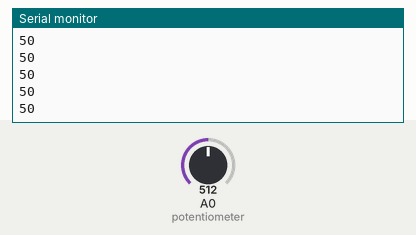
Recording of a sketch running on a simulated Arduino Uno, built with avr-gcc and run on an emulated ATmega328P. Shown: the last lines printed to the serial monitor. Inputs (shaded band) come from the test bench; at power-on: A0 (potentiometer) = 512.

Above: at 1.2 s.
1.3 s: A0 (potentiometer) set to 716
At 2.1 s:
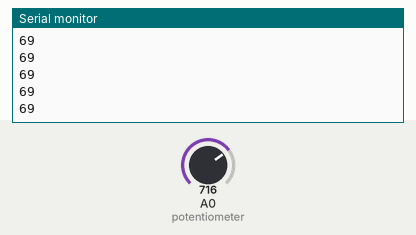
2.8 s: A0 (potentiometer) set to 900
At 3.5 s:
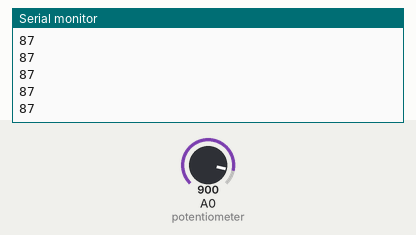
Timing chart, 0 to 5.8 s (numbered marks = the images above; inputs shaded):
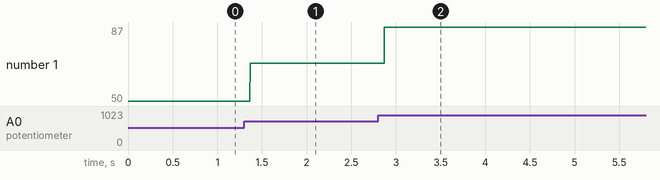

Measured:
- after the input at 1.3 s, the serial monitor: prints a new line after 0.07 s (image 1)
- after the input at 2.8 s, the serial monitor: prints a new line after 0.07 s (image 2)
- plotted number 1: 50 → 69 after the input at 1.3 s, 69 → 87 after the input at 2.8 s

The sketch:

volume.ino
```cpp
int val = 0;
void setup() {
  // put your setup code here, to run once:
  Serial.begin(9600);

}

void loop() {
  // put your main code here, to run repeatedly:
  val = analogRead(A0);                      //read potentiometer value
  val = map(val, 0, 1023, 0, 100);
  Serial.println(val);
}
```
